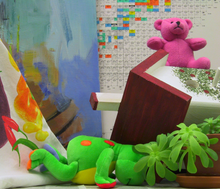
%> input picture frame10.png, 220 x 189 px, shrunk from 420 x 360 before the run
$ octave task2.m   (GNU Octave 9; MATLAB toolbox functions it lacks are replaced by stand-ins)
%> lines starting %> are read from the running program, lines starting %| are printed output that depends on the picture
%% Assignment #8 - Optical Flow
%% Task 2
clear
close all

I1 = double(rgb2gray(imread('frame10.png')));
%> I1: size 189x220 double; min 4, max 239, mean 122.3
I2 = double(rgb2gray(imread('frame11.png')));
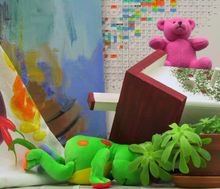
%> input picture frame11.png, 220 x 189 px, shrunk from 420 x 360 before the run
%> I2: size 189x220 double; min 3, max 243, mean 122

% Central difference filters
% used to compute pixel derivatives in x- and y-directions
centrDiff = [-1,0,1];   % for x-direction
centrDiff_t = [-1;0;1]; % for y-direction
% Pixel difference
pixDiff = [-1,1;-1,1];
pixDiff_t = [-1,-1;1,1];

A = zeros(9,2);
b = zeros(9,1);

% Optical flow vectors for the whole image (cropping the edges)
[r,c] = size(I1);
%> r = 189; c = 220
X = zeros(r);
Y = zeros(r);
U = zeros(r);
V = zeros(r);

% Central difference
% img_dx = imfilter(I1, centrDiff, 'same', 'conv') + imfilter(I2, centrDiff, 'same', 'conv');
% img_dy = imfilter(I1, centrDiff_t, 'same', 'conv') + imfilter(I2, centrDiff_t, 'same', 'conv');

% Pixel difference
% img_dx = imfilter(I1, pixDiff, 'same', 'conv') + imfilter(I2, pixDiff, 'same', 'conv');
% img_dy = imfilter(I1, pixDiff_t, 'same', 'conv') + imfilter(I2, pixDiff_t, 'same', 'conv');

% Derivative of Gauss
Gauss = fspecial('gaussian'); % 3x3 Gaussian filter with sigma=0.5
[GaussDiff, GaussDiff_t] = gradient(Gauss);

img_dx = imfilter(I1, -GaussDiff, 'same', 'conv') + imfilter(I2, -GaussDiff, 'same', 'conv');
img_dy = imfilter(I1, -GaussDiff_t, 'same', 'conv') + imfilter(I2, -GaussDiff_t, 'same', 'conv');

for y_i = 2:r-1
    for x_i = 2:c-1
        win1 = [I1(y_i-1,x_i-1:x_i+1); I1(y_i,x_i-1:x_i+1); I1(y_i+1,x_i-1:x_i+1)];
        win2 = [I2(y_i-1,x_i-1:x_i+1); I2(y_i,x_i-1:x_i+1); I2(y_i+1,x_i-1:x_i+1)];

        win1_dx = [img_dx(y_i-1,x_i-1:x_i+1); img_dx(y_i,x_i-1:x_i+1); img_dx(y_i+1,x_i-1:x_i+1)];
        win1_dy = [img_dy(y_i-1,x_i-1:x_i+1); img_dy(y_i,x_i-1:x_i+1); img_dy(y_i+1,x_i-1:x_i+1)];

        r = 1;

        for r_i = 1:3
            for c_i = 1:3
                A(r,1) = win1_dx(r_i,c_i);
                A(r,2) = win1_dy(r_i,c_i);

                b(r) = win2(r_i,c_i) - win1(r_i,c_i);

                r = r + 1;
            end
        end

        opt_flow = (A' * A)\(A' * b);

        X(y_i,x_i) = x_i;
        Y(y_i,x_i) = y_i;
        U(y_i,x_i) = opt_flow(1);
        V(y_i,x_i) = opt_flow(2);
    end
end
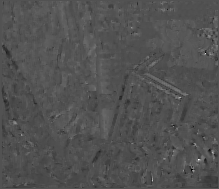
%> U: size 189x219 double; min -12.2, max 25.55, mean 0; drawn with min black and max white
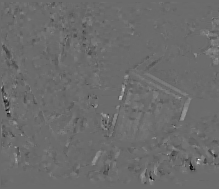
%> V: size 189x219 double; min -22.81, max 31.23, mean 0.1; drawn with min black and max white
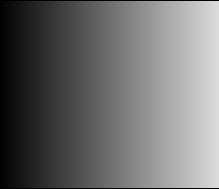
%> X: size 189x219 double; min 0, max 219, mean 108.8
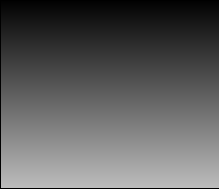
%> Y: size 189x219 double; min 0, max 188, mean 93.6
%> after the loop, A = [1.1 17.48; 0.0282 15.43; 72.06 10.77; -4.56 -85.74; -5.59 -95.76; 76 -88.48; -15.89 62; -10.75 64.11; 139.6 59.83]; b = [4; 2; 1; 13; 16; 15; 54; 52; 51]

figure(3)
% imshow(rgb2gray(imread('frame10.png')))
imshow('frame10.png')
hold on
quiver(X(2:3:end,2:3:end),Y(2:3:end,2:3:end),U(2:3:end,2:3:end),V(2:3:end,2:3:end), 20, 'b');
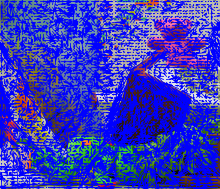
%> figure redrawn from the program's plot data

figure(4)
% imshow(rgb2gray(imread('frame11.png')))
imshow('frame11.png')
hold on
quiver(X(2:3:end,2:3:end),Y(2:3:end,2:3:end),U(2:3:end,2:3:end),V(2:3:end,2:3:end), 20, 'b');
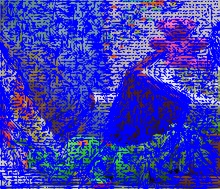
%> figure redrawn from the program's plot data
